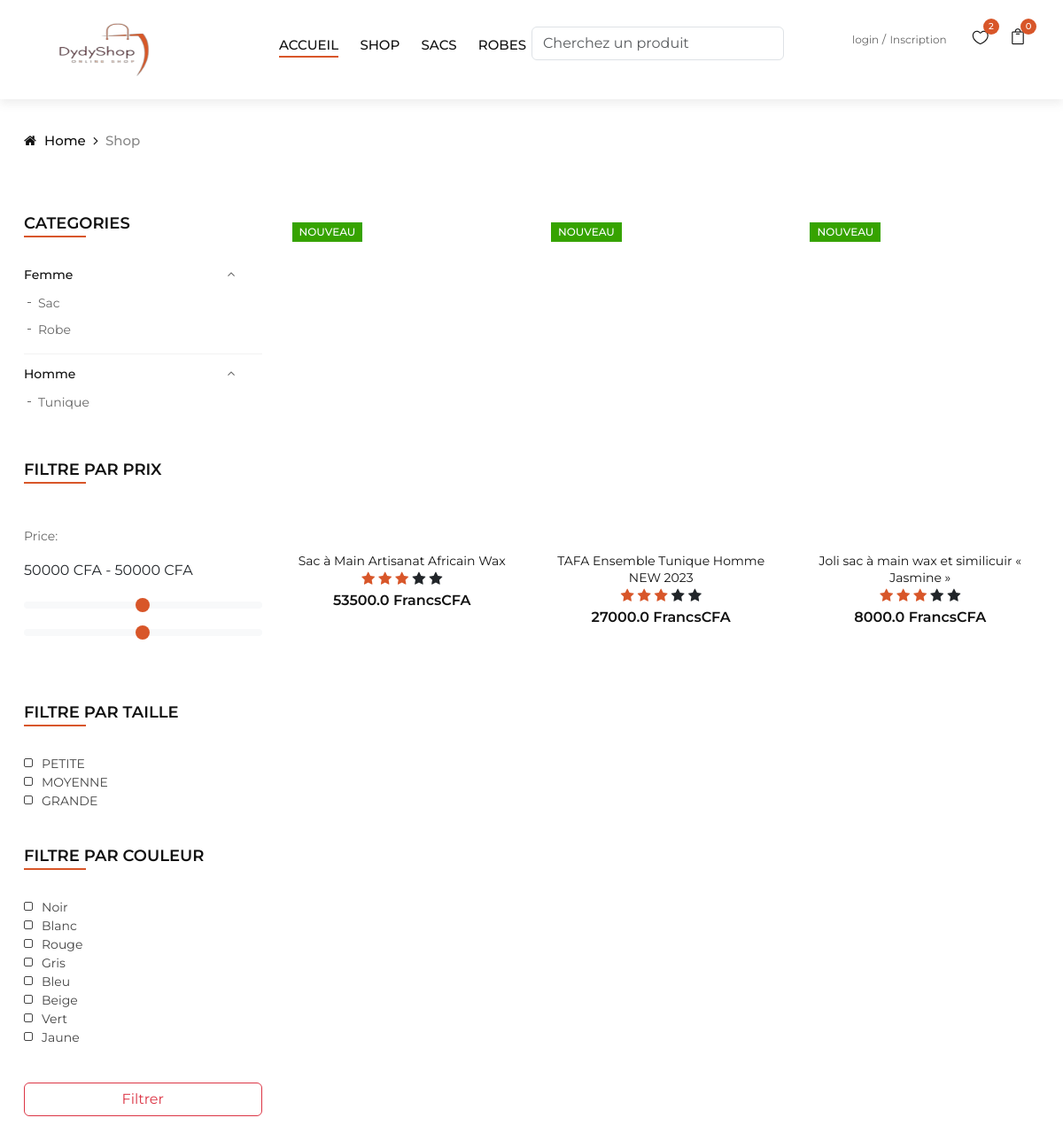
The page /Shop on the database its author committed.
### application/models/model.py (models this page shows)
class Category(db.Model):
    __tablename__ = "categories"
    id = db.Column(db.Integer, primary_key=True)
    name = db.Column(db.String(200), nullable=False)
    subcategories = db.relationship("SubCategory", backref="category")

class SubCategory(db.Model):
    __tablename__ = "sub_categories"
    id = db.Column(db.Integer, primary_key=True)
    name = db.Column(db.String(200), nullable=False)
    category_id = db.Column(db.Integer, db.ForeignKey("categories.id"))

class Item(db.Model):
    __tablename__ = "items"
    id = db.Column(db.Integer, primary_key=True)
    title = db.Column(db.String(200), nullable=False)
    description = db.Column(db.Text)
    prix = db.Column(db.Float, nullable=True)
    img_url = db.Column(db.String(255), nullable=True)
    img_title = db.Column(db.String(100), nullable=True)
    date_pub = db.Column(db.DateTime, default=datetime.utcnow)
    published = db.Column(db.Boolean, default=True)
    deleted = db.Column(db.Boolean, default=False)
    nbre_vues = db.Column(db.Integer, default=0)
    favorites = db.relationship("Favorite", backref="item", lazy="dynamic")
    user_id = db.Column(db.Integer, db.ForeignKey("users.id"), nullable=False)
    quantity = db.Column(db.Integer, default=0)
    images = db.relationship("Image", backref="item", lazy=True)
    category_id = db.Column(db.Integer, db.ForeignKey("categories.id"))
    subcategory_id = db.Column(db.Integer, db.ForeignKey("sub_categories.id"))
    color1 = db.Column(db.String(100), nullable=True)
    color2 = db.Column(db.String(100), nullable=True)
    color3 = db.Column(db.String(100), nullable=True)
    size1 = db.Column(db.String(100), nullable=True)
    size2 = db.Column(db.String(100), nullable=True)
    size3 = db.Column(db.String(100), nullable=True)

### application/front.py (the view)
@app.route("/Shop")
def Shop():
    items = getAllAnnoncePublier()
    categories = Category.query.all()
    sous_categories_femmes = SubCategory.query.filter_by(category_id=1).all()
    sous_categories_hommes = SubCategory.query.filter_by(category_id=2).all()
    count = len(items)
    page = request.args.get(get_page_parameter(), type=int, default=1)
    NbreElementParPage = 10
    offset = (page - 1) * NbreElementParPage
    pagination = Pagination(page=page, per_page=NbreElementParPage, total=count)
    items = items[offset : offset + NbreElementParPage]
    return render_template(
        "/pages/shop.html",
        items=items,
        categories=categories,
        icons=icons,
        count=count,
        pagination=pagination,
        sous_categories_femmes=sous_categories_femmes,
        sous_categories_hommes=sous_categories_hommes,
    )

### application/models/model.py (called while the page is built)
def getAllAnnoncePublier():
    return (
        Item.query.filter(Item.published == True, Item.deleted == False)
        .order_by(desc(Item.date_pub))
        .all()
    )

### application/templates/pages/shop.html (shortened to what this page needs)
{% extends './layout/baseEldy.html' %}
{% block content %}
  <div class="breadcrumb-option">
    <div class="container">
      <div class="row">
        <div class="col-lg-12">
          <div class="breadcrumb__links">
            <a href="./index.html"><i class="fa fa-home"></i> Home</a>
            <span>Shop</span>
          </div>
        </div>
      </div>
    </div>
  </div>
  <section class="shop spad">
    <div class="container">
      <div class="row">
        <div class="col-lg-3 col-md-3">
          <div class="shop__sidebar">
            <div class="sidebar__categories">
              <div class="section-title">
                <h4>Categories</h4>
              </div>
              <div class="categories__accordion">
                <div class="accordion" id="accordionExample">
                  {% for category in categories %}
                    <div class="card">
                      <div class="card-heading active">
                        <a data-toggle="collapse" data-target="#collapse{{ category.id }}">{{ category.name }}</a>
                      </div>
                      <div id="collapse{{ category.id }}" class="collapse show" data-parent="#accordionExample">
                        <div class="card-body">
                          <ul class="list-unstyled">
                            {% for subcategory in category.subcategories %}
                              <li>
                                <a href="{{ url_for('display_Shop', category = category.id, subcategory = subcategory.id) }}" class="text-decoration-none">{{ subcategory.name }}</a>
                              </li>
                            {% endfor %}
                          </ul>
                        </div>
                      </div>
                    </div>
                  {% endfor %}
                </div>
              </div>
            </div>
            <form method="GET" action="{{ url_for('display_Shop') }}">
              <div class="sidebar__filter">
                <div class="section-title">
                  <h4>Filtre Par Prix</h4>
                </div>
                <div>
                  <p>
                    Price:
                    <div class="slider-values">
                      <span id="min-value"></span> CFA  -  <span id="max-value"></span> CFA
                    </div>
                  </p>
                  <input type="range" id="minamount" class="form-range" min="0" max="100000" step="500" name="min_price" />
                  <input type="range" id="maxamount" class="form-range" min="0" max="100000" step="500" name="max_price" />
                </div>
              </div>
              <div class="sidebar__sizes">
                <div class="section-title">
                  <h4>Filtre Par taille</h4>
                </div>
                <div class="size__list">
                  <label for="xxs">
                    Petite<input type="checkbox" id="xxs" name="size" />
                    <span class="checkmark"></span>
                  </label>
                  <label for="xs">
                    Moyenne<input type="checkbox" id="xs" name="size" />
                    <span class="checkmark"></span>
                  </label>
                  <label for="xss">
                    Grande<input type="checkbox" id="xss" name="size" />
                    <span class="checkmark"></span>
                  </label>
                </div>
              </div>
              <div class="sidebar__color">
                <div class="section-title">
                  <h4>Filtre par Couleur</h4>
                </div>
                <div class="size__list color__list">
                  <label for="black">
                    Noir<input type="checkbox" id="black" value="black" name="color" />
                    <span class="checkmark"></span>
                  </label>
                  <label for="whites">
                    Blanc<input type="checkbox" id="whites" value="white" name="color" />
                    <span class="checkmark"></span>
                  </label>
                  <label for="reds">
                    Rouge<input type="checkbox" id="reds" value="red" name="color" />
                    <span class="checkmark"></span>
                  </label>
                  <label for="greys">
                    Gris<input type="checkbox" id="greys" value="yellows" name="color" />
                    <span class="checkmark"></span>
                  </label>
                  <label for="blues">
                    Bleu<input type="checkbox" id="blues" value="blue" name="color" />
                    <span class="checkmark"></span>
                  </label>
                  <label for="beige">
                    Beige<input type="checkbox" id="beige" value="beige" name="color" />
                    <span class="checkmark"></span>
                  </label>
                  <label for="greens">
                    vert<input type="checkbox" id="greens" value="green" name="color" />
                    <span class="checkmark"></span>
                  </label>
                  <label for="yellows">
                    jaune<input type="checkbox" id="yellows" value="yellow" name="color" />
                    <span class="checkmark"></span>
                  </label>
                </div>
              </div>
              <button class="form-control btn btn-outline-danger" type="submit">Filtrer</button>
            </form>
          </div>
        </div>
        <div class="col-lg-9 col-md-9">
          <div class="row">
            {% for item in items %}
              <div class="col-lg-4 col-md-6">
                <div class="product__item">
                  <div class="product__item__pic set-bg"
                    data-setbg="{% if not item.img_url %}
                      {{ url_for('static', filename = config['NO_PHOTO']) }}
                    {% else %}
                      {{ item.img_url }}
                    {% endif %}">
                    <div class="label new">NOUVEAU</div>
                    <ul class="product__hover">
                    </ul>
                  </div>
                  <div class="product__item__text">
                    <h6><a href="#">{{ item.title }}</a></h6>
                    <div>
                      <span class="fa fa-star checked"></span>
                      <span class="fa fa-star checked"></span>
                      <span class="fa fa-star checked"></span>
                      <span class="fa fa-star"></span>
                      <span class="fa fa-star"></span>
                    </div>
                    <div class="product__price">{{ item.prix }} FrancsCFA</div>
                  </div>
                </div>
              </div>
            {% endfor %}
          </div>
        </div>
      </div>
    </div>
  </section>
{% endblock %}

### application/templates/layout/baseEldy.html (shortened to what this page needs)
<!DOCTYPE html>
<html lang="zxx">
  <head>
    <link rel="stylesheet" href="https://cdnjs.cloudflare.com/ajax/libs/font-awesome/6.2.1/css/all.min.css" />
    <link href="https://cdn.jsdelivr.net/npm/bootstrap@5.3.0-alpha1/dist/css/bootstrap.min.css" rel="stylesheet">
    <link rel="stylesheet" href="{{ url_for('static',filename='eldyCss/css/font-awesome.min.css') }}" type="text/css" />
    <link rel="stylesheet" href="{{ url_for('static',filename='eldyCss/css/elegant-icons.css') }}" type="text/css" />
    <link rel="stylesheet" href="{{ url_for('static',filename='eldyCss/css/magnific-popup.css') }}" type="text/css" />
    <link rel="stylesheet" href="{{ url_for('static',filename='eldyCss/css/owl.carousel.min.css') }}" type="text/css" />
    <link rel="stylesheet" href="{{ url_for('static',filename='eldyCss/css/slicknav.min.css') }}" type="text/css" />
    <link rel="stylesheet" href="{{ url_for('static',filename='eldyCss/css/style.css') }}" type="text/css" />
  </head>
  <body>
    {% include 'shared/nav_bar.html' %}
    {% block content %}
    {% endblock  %}
  </body>
</html>

### application/templates/shared/nav_bar.html (shortened to what this page needs)
<header class="header">
  <div class="container-fluid ">
    <div class="row">
      <div class="col-xl-3 col-lg-2">
        <div class="header__logo d-flex align-items-center ">
          <a href="/"><img src="{{ url_for('static', filename = 'eldyCss/img/logo.png') }}" width="150px" height="60px" alt="" /></a>
        </div>
      </div>
      <div class="col-xl-6 col-lg-7   ">
        <div class="row">
          <nav class="header__menu col-lg-6 mt-2">
            <ul>
              <li class="active">
                <a href="{{ url_for('Article') }}">Accueil</a>
              </li>
              <li>
                <a href="{{ url_for('Shop') }}">Shop</a>
              </li>
              <li>
                <a href="{{ url_for('display_Shop', subcategory=1) }}">Sacs</a>
              </li>
              <li>
                <a href="{{ url_for('display_Shop', subcategory=3) }}">Robes</a>
              </li>
            </ul>
          </nav>
          <form class="form-inline header__menu col-lg-6" method="GET" action="{{ url_for('recherche_annon') }}">
            <input class="form-control mr-sm-2" type="search" name="querygloire" placeholder="Cherchez un produit" />
          </form>
        </div>
      </div>
      <div class="col-lg-3 d-flex justify-content-end">
        <div class="header__right">
          {% if current_user.is_authenticated %}
            <div class="header__right__auth d-none">
              <a href="{{ url_for('login') }}">login</a>
              <a href="{{ url_for('login') }}">Inscription</a>
            </div>
          {% else %}
            <div class="header__right__auth">
              <a href="{{ url_for('login') }}">login</a>
              <a href="{{ url_for('login') }}">Inscription</a>
            </div>
          {% endif %}
          <ul class="header__right__widget">
            <li>
              <a href="{{url_for('wishlist')}}">
                <span class="icon_heart_alt"></span>
                <div class="tip" style="background-color: #d85629">2</div>
              </a>
            </li>
            <li>
              <a href="{{ url_for('Panier') }}">
                <span class="icon_bag_alt"></span>
                <div class="tip" style="background-color: #d85629">{{ session['panier']|length }}</div>
              </a>
            </li>
                </ul>
              </div>
        </div>
      </div>
    </div>
</header>

### rows shown on the page
Category: name "Femme"
SubCategory: name "Sac"
SubCategory: name "Robe"
Category: name "Homme"
SubCategory: name "Tunique"
Item: title "Sac à Main Artisanat Africain Wax", prix "53500.0"
Item: title "TAFA Ensemble Tunique Homme NEW 2023", prix "27000.0"
Item: title "Joli sac à main wax et similicuir « Jasmine »", prix "8000.0"

### other values the page prints
{{ session['panier']|length }} "0"
